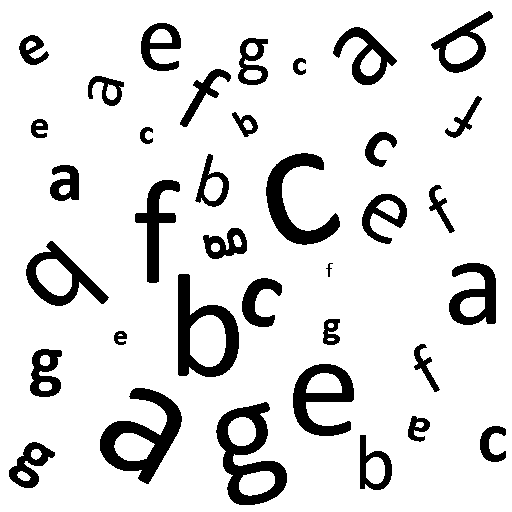
#> input picture sopa_letras.png, 512 x 512 px
$ python 1.py
#> lines starting #> are read from the running program, lines starting #| are printed output that depends on the picture; after the words box and inside, x2 and y2 are one past the last pixel; in counts of white or black regions, pixels touching at a corner belong together
"""
Este script hace el paso 1 de la tarea 4.
1. Extraccion de las siguientes caracteristicas de cada region encontrada
    1. redondez
    2. momentos de hu
    3. sonka, hlavac y boyle
    4. descriptores de fourier
    5. complejidad de forma
Tras extraer las caracteristicas exporta las caracteristicas en features.csv
"""

import cv2
import numpy as np
import pandas as pd
from skimage.measure import label, regionprops

def sonka_moments(m):
    """
    Receives a 3x3 moment matrix and returns tuple of 4 Sonka, Hlavac and Boyle moments
    this was not fun to implement
    """

    i1 = (m[2,0]*m[0,2]-m[1,1]**2)/m[0,0]**4

    i2 = (
        m[3,0]**2*m[0,3]**2
        -6*m[3,0]*m[2,1]*m[1,2]*m[0,3]
        +4*m[3,0]*m[1,2]**3
        +4*m[2,1]**3*m[0,3]
        -3*m[2,1]**2*m[1,2]**2
    ) / m[0,0]**10

    i3 = (
        m[2,0]*(m[2,1]*m[0,3]-m[1,2]**2)
        -m[1,1]*(m[3,0]*m[0,3]-m[2,1]*m[1,2])
        +m[0,2]*(m[3,0]*m[1,2]-m[2,1]**2)
    ) /m[0,0]**7

    i4 = (
        m[2,0]**3*m[0,3]**2
        -6*m[2,0]**2*m[1,1]*m[1,2]*m[0,3]
        -6*m[2,0]**2*m[0,2]*m[2,1]*m[0,3]
        +9*m[2,0]**2*m[0,2]*m[1,2]**2
        +12*m[2,0]*m[1,1]**2*m[2,1]*m[0,3]
        +6*m[2,0]*m[1,1]*m[0,2]*m[3,0]*m[0,3]
        -18*m[2,0]*m[1,1]*m[0,2]*m[2,1]*m[1,2]
        -8*m[1,1]**3*m[3,0]*m[0,3]
        -6*m[2,0]*m[0,2]**2*m[3,0]*m[1,2]
        +9*m[2,0]*m[0,2]**2*m[2,1]
        +12*m[1,1]**2*m[0,2]*m[3,0]*m[1,2]
        -6*m[1,1]*m[0,2]**2*m[3,0]*m[2,1]
        +m[0,2]**3*m[3,0]**2
    ) / m[0,0] ** 11

    return i1, i2, i3, i4

texture_features = ['contrast','correlation', 'dissimilarity','homogeneity','ASM','energy']

image = cv2.imread("sopa_letras.png")
#> image is the input picture: shape (512, 512, 3); 86.8% white; 36 black regions, largest, box (x1, y1, x2, y2) and area: (216, 402, 287, 505) 3031, (100, 388, 182, 484) 3013, (178, 274, 239, 377) 2693

greyscale_image =  cv2.cvtColor(image, cv2.COLOR_BGR2GRAY)
_, binary_image = cv2.threshold(greyscale_image, 125,255,cv2.THRESH_BINARY_INV)

data = []

#find regions
labels = label(binary_image)
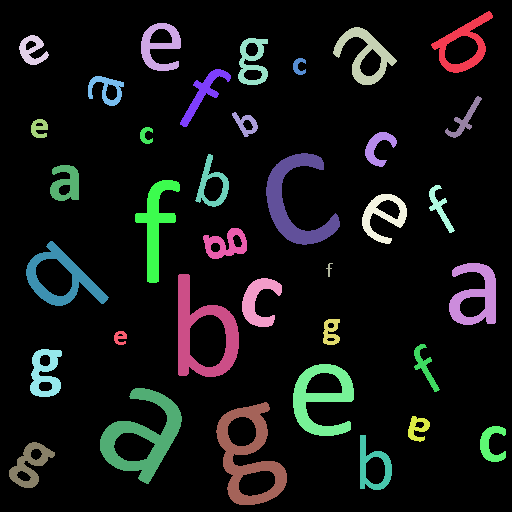
#> labels: shape (512, 512) int64; 37 distinct labels, from 0 to 36; one colour per label, 0 black

#loop over regions
for region in regionprops(labels):
    ### get hu
    hu = region.moments_hu

    ### sonka moments
    sonka = sonka_moments(region.moments_central)
    #print(sonka)

    ####
    ### shape complexity
    ####
    # countours
    contours, _ = cv2.findContours(
        np.array(region.image, dtype='uint8'),
        cv2.RETR_EXTERNAL,
        cv2.CHAIN_APPROX_NONE
    )

    contours = np.vstack(contours[0])

    # mean distance
    x, y= zip(*contours)
    x= np.array(x).reshape(-1,1)
    y= np.array(y).reshape(-1,1)
    centroid_y, centroid_x = region.centroid
    distances = np.sqrt((x-centroid_x)**2+(y-centroid_y)**2)
    mean_distance = np.mean(distances)

    # finally, complexity
    complexity = (region.area) / (mean_distance ** 2)

    ####
    ### fourier
    ####
    x, y = zip(*contours)
    complex_coords = np.array(x) + 1j*np.array(y)
    complex_coords = np.append(complex_coords, complex_coords[0:1])

    fourier = np.fft.fft(complex_coords)
    #Energía
    E = np.abs(fourier)/np.sum(np.abs(fourier))
    acum = np.cumsum(E)

    #ordenamos de menor a mayor
    idx = np.argsort(E)
    idx = idx[::-1] #orden inverso

    fourier = fourier[idx[0:5]]

    ### perimeter
    # perimeter with line over center of pixes
    # connectivity 4
    perimeter = region.perimeter

    ### roundness:
    roundness = (4 * region.area * np.pi) / (region.perimeter ** 2)

    # add data to dataframe
    data.append(
        {
            "roundness": roundness,
            "complexity": complexity,

            "hu0": hu[0],
            "hu1": hu[1],
            "hu2": hu[2],
            "hu3": hu[3],
            "hu4": hu[4],
            "hu5": hu[5],
            "hu6": hu[6],

            "sonka0": sonka[0],
            "sonka1": sonka[1],
            "sonka2": sonka[2],
            "sonka3": sonka[3],

            "fourier0": fourier[0],
            "fourier1": fourier[1],
            "fourier2": fourier[2],
            "fourier3": fourier[3],
            "fourier4": fourier[4],
        }
    )
#> this loop made 36 passes
#> (i1 in sonka_moments, sonka, contours, centroid_y, centroid_x, mean_distance, complexity, perimeter) on passes 4, 5, 8, 10: (0.0162, (0.0162, 5.78e-09, -2.91e-07, -1.71e-08), 1 contour; box (x1, y1, x2, y2) and area: (0, 0, 30, 30) 474, 49.94, 31.91, 39.02, 0.307, 163.6), (0.0251, (0.0251, 6.88e-09, -1.03e-05, 6.94e-07), 1 contour; box (x1, y1, x2, y2) and area: (0, 0, 30, 47) 938, 61.23, 252, 241.4, 0.0127, 284.6), (0.0287, (0.0287, 1.07e-07, -1.95e-05, 5.92e-06), 1 contour; box (x1, y1, x2, y2) and area: (0, 0, 36, 30) 556, 88.97, 106.1, 118.5, 0.0347, 200.4), (0.0184, (0.0184, -2.71e-07, -7.06e-05, 7.73e-06), 1 contour; box (x1, y1, x2, y2) and area: (0, 0, 26, 25) 316, 123.6, 245.3, 258.8, 0.00423, 124.7)
#> (i1 in sonka_moments, sonka, centroid_y, centroid_x, mean_distance, complexity, perimeter, roundness) on passes 2, 3, 14, 19, 23, 29: (0.0274, (0.0274, 4.87e-08, -3.51e-06, -9.44e-07), 46.24, 159.4, 142.1, 0.0481, 272.8, 0.164), (0.03, (0.03, 7.26e-08, -2.45e-05, 1.47e-06), 54.78, 364.9, 337.7, 0.0115, 330, 0.152), (0.0545, (0.0545, 1.93e-05, 8.51e-05, -7.2e-05), 201.7, 294.8, 306.6, 0.0255, 381, 0.207), (0.0306, (0.0306, 8.88e-08, -2.66e-06, 3.67e-06), 215.7, 382.9, 410.3, 0.00566, 286.1, 0.146), (0.0263, (0.0263, 5.46e-08, -2.17e-05, 5.05e-06), 295, 475.1, 522.6, 0.00585, 348.2, 0.166), (0.0167, (0.0167, 3.17e-09, -1.67e-06, -1.42e-07), 372.7, 44.76, 351, 0.00761, 264.7, 0.168)
#> after the loop, data = 36 items

df = pd.DataFrame(data)
#> df = table of 36 rows and 18 columns

df.to_csv("features.csv", index=False)
